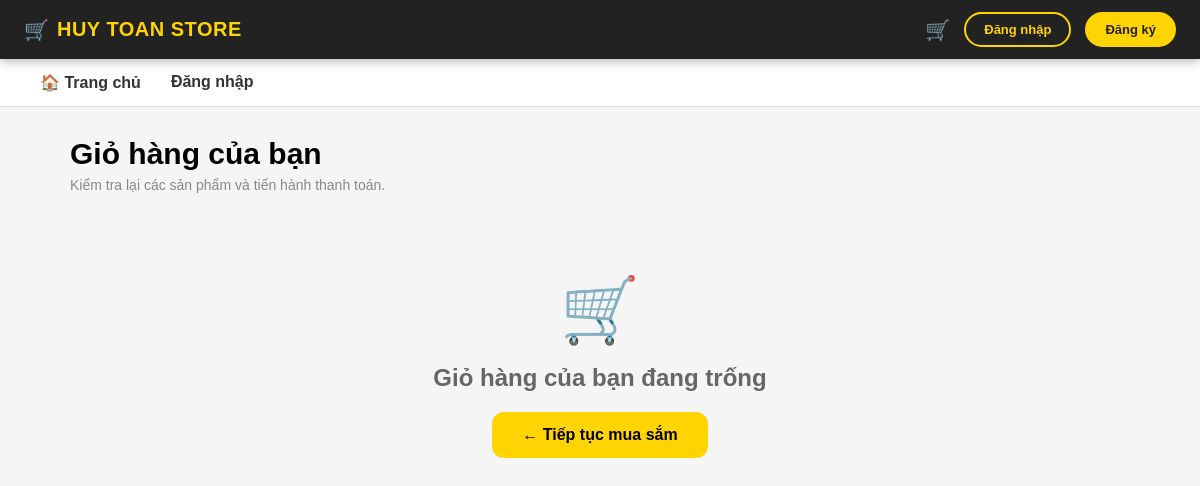
/Cart/view, run on an earlier commit of the app's database.
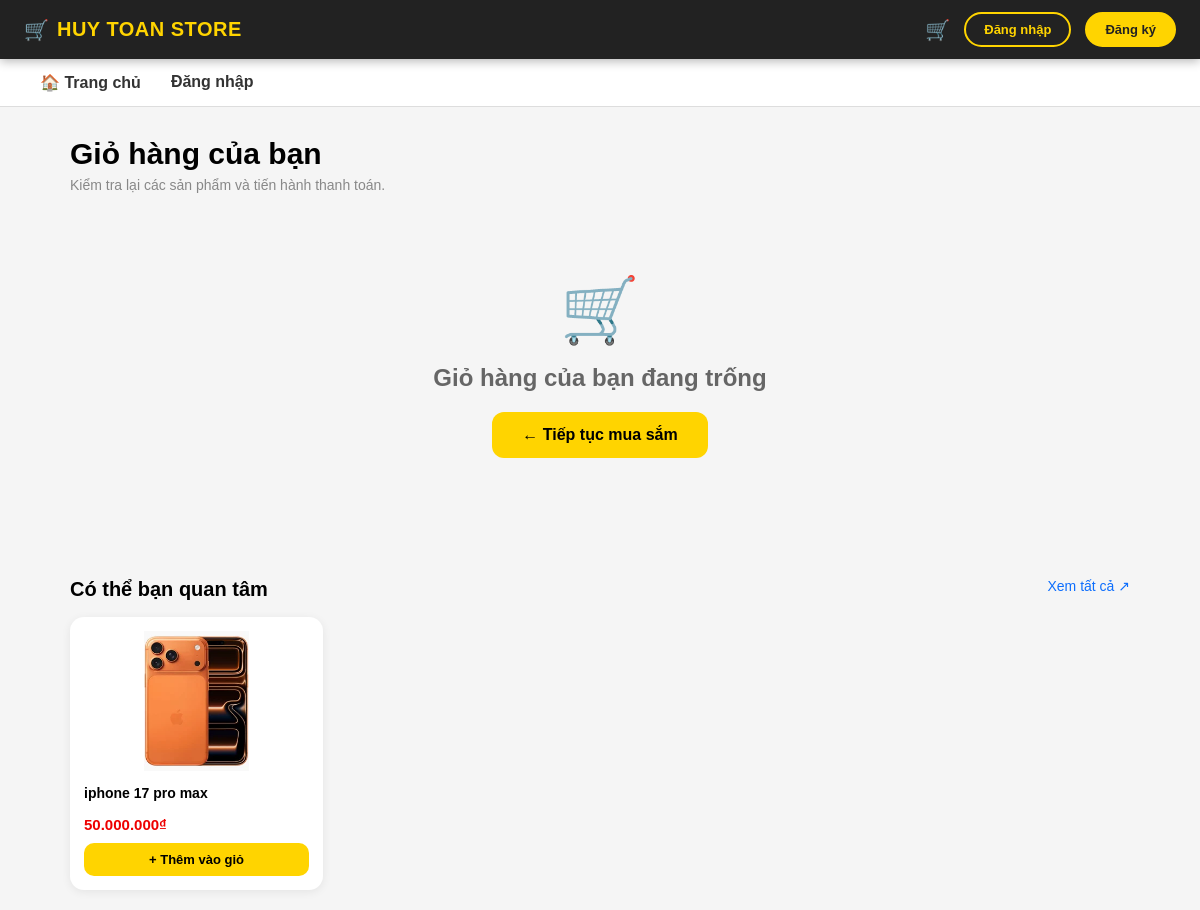
And on a later commit of the database.
### tables this page shows
CREATE TABLE IF NOT EXISTS `product` (
  `id`          int              NOT NULL AUTO_INCREMENT,
  `name`        varchar(100)     NOT NULL,
  `description` text,
  `price`       decimal(15,2)    NOT NULL,
  `image`       varchar(255)     DEFAULT NULL,
  `category_id` int              DEFAULT NULL,
  PRIMARY KEY (`id`),
  KEY `category_id` (`category_id`),
  CONSTRAINT `product_ibfk_1` FOREIGN KEY (`category_id`)
    REFERENCES `category` (`id`) ON DELETE CASCADE
);

### app/controllers/CartController.php (called while the page is built, shortened)
<?php
require_once 'app/config/database.php';
class CartController {
    private $conn;
    public function __construct() {
        $db = new Database();
        $this->conn = $db->getConnection();
    }
    public function view() {
        $cart      = $_SESSION['cart'];
        $products  = $this->_getCartProducts($cart);
        $stmt = $this->conn->query("SELECT * FROM product ORDER BY RAND() LIMIT 4");
        $suggestions = $stmt->fetchAll();
        include 'app/views/cart/view.php';
    }
    private function _getCartProducts($cart) {
        if (empty($cart)) return [];
        $result = [];
        return $result;
    }
}

### index.php (called while the page is built, shortened)
<?php
require_once 'app/config/database.php';
$url = $_GET['url'] ?? '';
$url = rtrim($url, '/');
$url = filter_var($url, FILTER_SANITIZE_URL);
$url = explode('/', $url);
$action         = (!empty($url[1])) ? $url[1] : 'index';
$controller = new $controllerName();
$params = array_slice($url, 2);
call_user_func_array([$controller, $action], $params);

### app/config/database.php (called while the page is built, shortened)
<?php
class Database {
    private $host     = "localhost";
    private $db_name  = "my_store";
    private $username = "root";
    private $password = "";
    public function getConnection() {
        $this->conn = null;
        try {
            $this->conn = new PDO(
                "mysql:host=" . $this->host . ";dbname=" . $this->db_name . ";charset=utf8mb4",
                $this->username,
                $this->password
            );
            $this->conn->setAttribute(PDO::ATTR_ERRMODE, PDO::ERRMODE_EXCEPTION);
            $this->conn->setAttribute(PDO::ATTR_DEFAULT_FETCH_MODE, PDO::FETCH_ASSOC);
        } catch (PDOException $exception) {
            echo "Connection error: " . $exception->getMessage();
        }
        return $this->conn;
    }
}

### app/views/cart/view.php (the view, shortened to what this page needs)
<?php
$baseUrl = rtrim(dirname($_SERVER['SCRIPT_NAME']), '/\\');
?>
<!DOCTYPE html>
<html lang="vi">
<head>
    <link rel="stylesheet" href="<?= $baseUrl ?>/public/css/style.css">
    <link rel="stylesheet" href="https://cdnjs.cloudflare.com/ajax/libs/font-awesome/6.5.1/css/all.min.css">
</head>
<body>
<?php include 'shares/header.php'; ?>
<nav class="menu">
    <a href="<?= $baseUrl ?>/Product/list">🏠 Trang chủ</a>
    <?php if (isset($_SESSION['user_id'])): ?>
        <a href="<?= $baseUrl ?>/Auth/profile">Hồ sơ</a>
    <?php else: ?>
        <a href="<?= $baseUrl ?>/Auth/login">Đăng nhập</a>
    <?php endif; ?>
</nav>
<div class="page-head">
    <h1 class="page-title">Giỏ hàng của bạn</h1>
    <p class="page-sub">Kiểm tra lại các sản phẩm và tiến hành thanh toán.</p>
</div>
<?php if (empty($products)): ?>
<div class="empty-cart">
    <div style="font-size:64px; margin-bottom:16px;">🛒</div>
    <h2 style="color:#666;">Giỏ hàng của bạn đang trống</h2>
    <a href="<?= $baseUrl ?>/Product/list" style="display:inline-block; margin-top:20px; background:#ffd400; padding:14px 30px; border-radius:12px; font-weight:bold; text-decoration:none; color:#000;">← Tiếp tục mua sắm</a>
</div>
<?php endif; ?>
<?php if (!empty($suggestions)): ?>
<div class="suggestions">
    <h3>Có thể bạn quan tâm <a href="<?= $baseUrl ?>/Product/list" style="font-size:14px;color:#0d6efd;text-decoration:none;float:right;font-weight:normal;">Xem tất cả ↗</a></h3>
    <div class="sug-grid">
        <?php foreach ($suggestions as $s): ?>
        <div class="sug-card">
            <img src="<?= $baseUrl ?>/public/images/<?= htmlspecialchars($s['image'] ?? 'default.jpg') ?>"
                 onerror="this.src='https://placehold.co/200x200?text=SP'">
            <h4><?= htmlspecialchars($s['name']) ?></h4>
            <div class="price"><?= number_format($s['price'],0,',','.') ?>₫</div>
            <button class="btn-add-sug" onclick="addToCart(<?= $s['id'] ?>)">+ Thêm vào giỏ</button>
        </div>
        <?php endforeach; ?>
    </div>
</div>
<?php endif; ?>
</body>
</html>

What changed in the data, as far as the page shows it:
added product: image (picture), name "iphone 17 pro max", price "50.000.000"
Also different on the page:
text now shown: "Có thể bạn quan tâm Xem tất cả ↗"
